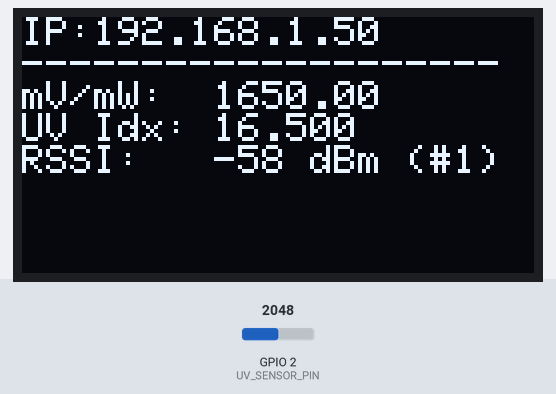
A program run on a simulated ESP32-C3. Parts: 128×64 one-colour display. The inputs (shaded band) are chosen by the test bench; at power-on: GPIO 2 (UV_SENSOR_PIN) = 2048 (analog values on the 0–4095 scale). WiFi joins after 1.5 s; servers stay silent unless stated; random numbers use the default seed unless the program sets one; no MQTT or app messages arrive unless stated.

Above: at 5.8 s.
5.9 s: GPIO 2 (UV_SENSOR_PIN) set to 2866
At 8.1 s:
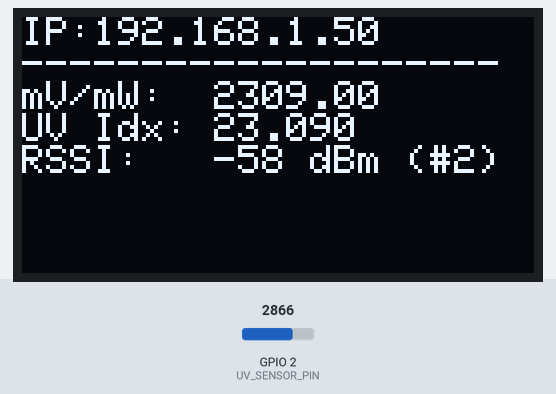
8.9 s: GPIO 2 (UV_SENSOR_PIN) set to 3603
At 11.2 s:
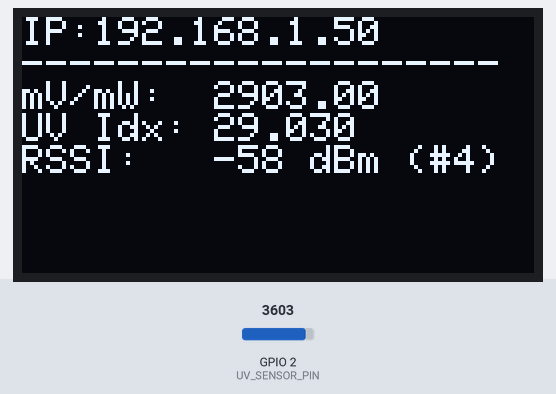
11.9 s: GPIO 2 (UV_SENSOR_PIN) set to 4095
At 13.9 s:
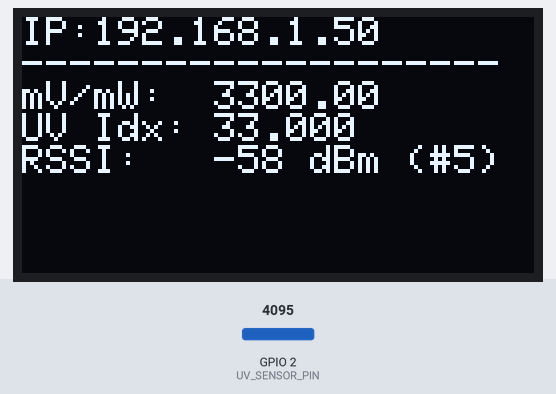
Timing chart, 0 to 15.4 s (numbered marks = the images above; inputs shaded):
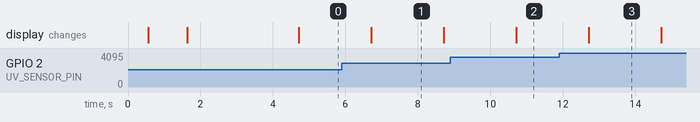

The program:

main.cpp
```cpp
#include <Arduino.h>
#include <WiFi.h>
#include <WebServer.h>
#include <PubSubClient.h>
#include <ArduinoJson.h>
#include <Wire.h>
#include <Adafruit_GFX.h>
#include <Adafruit_SSD1306.h>

const char* WIFI_SSID     = "IB707";
const char* WIFI_PASSWORD = "IB707IB707";

const char* MQTT_BROKER   = "broker.hivemq.com";
const int   MQTT_PORT     = 1883;
const char* MQTT_TOPIC    = "venkat_iot/sensors/uv/node_01";

#define UV_SENSOR_PIN 2
#define I2C_SDA_PIN   8
#define I2C_SCL_PIN   9
#define SCREEN_WIDTH  128
#define SCREEN_HEIGHT 64

Adafruit_SSD1306 display(SCREEN_WIDTH, SCREEN_HEIGHT, &Wire, -1);
WebServer server(80);
WiFiClient espClient;
PubSubClient mqttClient(espClient);

unsigned long lastSampleMillis = 0;
const unsigned long SAMPLE_INTERVAL_MS = 2000;
uint32_t packetSeq = 0;

float currentMv = 0.0f;
float currentUvIndex = 0.0f;
int currentRssi = 0;

float readAveragedMilliVolts() {
  uint32_t totalMv = 0;
  for (int i = 0; i < 32; i++) {
    totalMv += analogReadMilliVolts(UV_SENSOR_PIN);
  }
  return totalMv / 32.0f;
}

void handleJsonData() {
  server.sendHeader("Access-Control-Allow-Origin", "*");
  server.sendHeader("Access-Control-Allow-Methods", "GET, OPTIONS");
  server.sendHeader("Access-Control-Allow-Headers", "*");

  JsonDocument doc;
  doc["seq"] = packetSeq;
  doc["sensor_mv"] = serialized(String(currentMv, 2));
  doc["uv_index"] = serialized(String(currentUvIndex, 3));
  doc["rssi_dbm"] = currentRssi;
  doc["ip"] = WiFi.localIP().toString();

  String response;
  serializeJson(doc, response);
  server.send(200, "application/json", response);
}

void connectWiFi() {
  WiFi.mode(WIFI_STA);
  WiFi.setTxPower(WIFI_POWER_8_5dBm);
  WiFi.begin(WIFI_SSID, WIFI_PASSWORD);

  while (WiFi.status() != WL_CONNECTED) {
    delay(500);
    display.clearDisplay();
    display.setTextSize(1);
    display.setTextColor(SSD1306_WHITE);
    display.setCursor(0, 0);
    display.println("Connecting Wi-Fi...");
    display.print("SSID: ");
    display.println(WIFI_SSID);
    display.display();
  }

  display.clearDisplay();
  display.setTextSize(1);
  display.setCursor(0, 0);
  display.println("ESP32 Connected!");
  display.setCursor(0, 16);
  display.println("IP Address:");
  display.setCursor(0, 32);
  display.println(WiFi.localIP().toString());
  display.display();
  delay(3000);
}

void setup() {
  Serial.begin(115200);
  analogReadResolution(12);

  Wire.begin(I2C_SDA_PIN, I2C_SCL_PIN);
  display.begin(SSD1306_SWITCHCAPVCC, 0x3C);

  connectWiFi();

  server.on("/data", HTTP_GET, handleJsonData);
  server.on("/data", HTTP_OPTIONS, []() {
    server.sendHeader("Access-Control-Allow-Origin", "*");
    server.send(204);
  });
  server.begin();

  mqttClient.setServer(MQTT_BROKER, MQTT_PORT);
}

void loop() {
  server.handleClient();

  if (WiFi.status() != WL_CONNECTED) {
    connectWiFi();
  }

  if (!mqttClient.connected()) {
    String clientId = "ESP32C3_UV_" + String(random(0xffff), HEX);
    mqttClient.connect(clientId.c_str());
  }
  mqttClient.loop();

  unsigned long now = millis();
  if (now - lastSampleMillis >= SAMPLE_INTERVAL_MS) {
    lastSampleMillis = now;
    packetSeq++;

    currentMv = readAveragedMilliVolts();
    currentUvIndex = currentMv / 100.0f;
    currentRssi = WiFi.RSSI();

    JsonDocument doc;
    doc["seq"] = packetSeq;
    doc["sensor_mv"] = serialized(String(currentMv, 2));
    doc["uv_index"] = serialized(String(currentUvIndex, 3));
    doc["rssi_dbm"] = currentRssi;

    char jsonBuffer[256];
    serializeJson(doc, jsonBuffer);
    mqttClient.publish(MQTT_TOPIC, jsonBuffer);

    display.clearDisplay();
    display.setTextSize(1);
    display.setCursor(0, 0);
    display.printf("IP:%s\n", WiFi.localIP().toString().c_str());
    display.println("--------------------");
    display.printf("mV/mW:  %.2f\n", currentMv);
    display.printf("UV Idx: %.3f\n", currentUvIndex);
    display.printf("RSSI:   %d dBm (#%lu)\n", currentRssi, packetSeq);
    display.display();
  }
}
```
